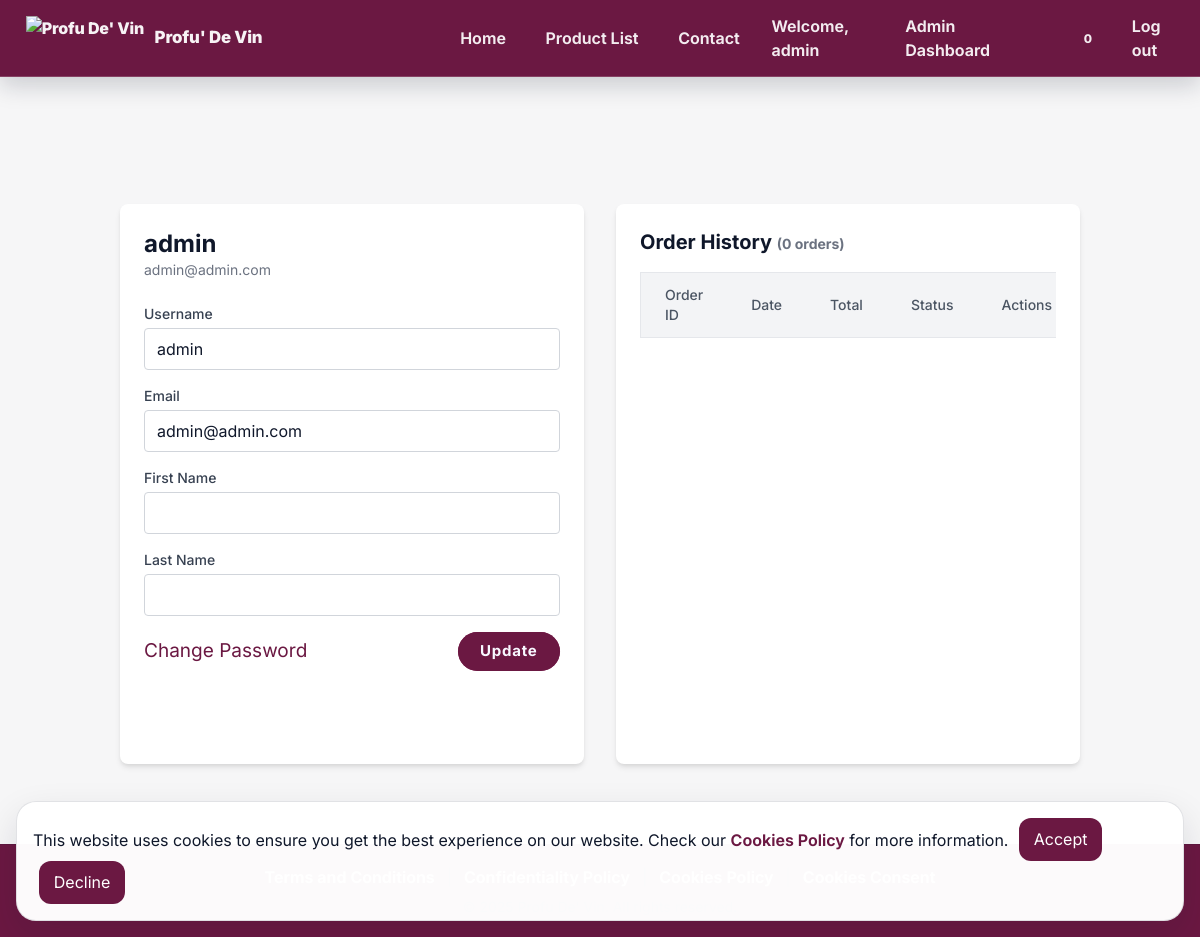
/profile (signed in), run on an earlier commit of the app's database.
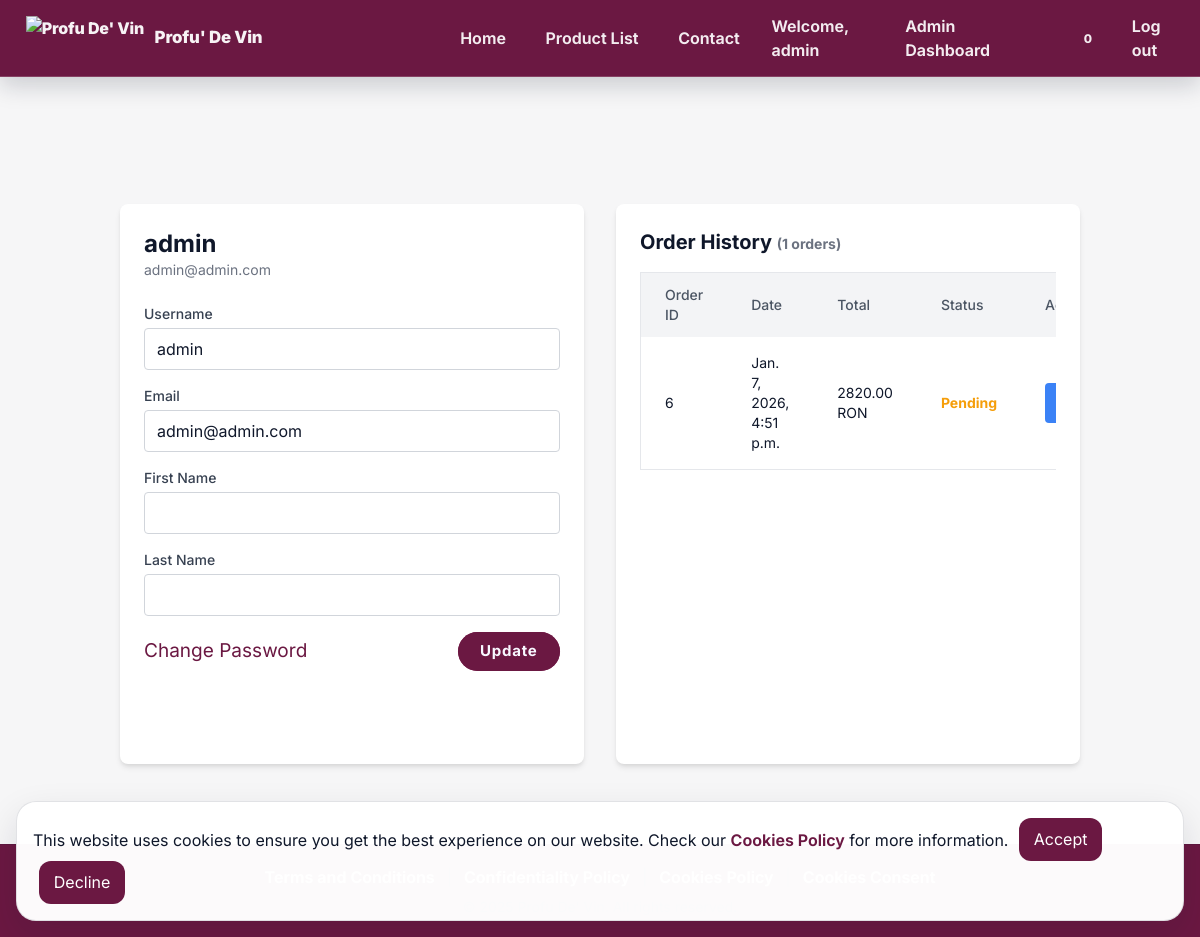
And on a later commit of the database.
### my_app/models.py (models this page shows, shortened)
class Order(models.Model):
    user = models.ForeignKey(User, on_delete=models.CASCADE)
    created_at = models.DateTimeField(default=timezone.now)
    first_name = models.CharField(max_length=30,default='')
    last_name = models.CharField(max_length=30,default='')
    email = models.EmailField(max_length=254, default='')
    phone_number = models.CharField(max_length=15, default='')
    address = models.CharField(max_length=255 , null=True)
    city = models.CharField(max_length=100, null=True)
    county = models.CharField(max_length=100, default='')
    postal_code = models.CharField(max_length=6, null=True)
    total_price = models.DecimalField(max_digits=10, decimal_places=2)
    status = models.CharField(max_length=20, default='Pending')
    wines = models.ManyToManyField(Wines, through='OrderItem', related_name='orders')
    spirits = models.ManyToManyField(Spirits, through='OrderItem', related_name='orders')

### my_app/views.py (the view)
# urls.py: path('profile', views.profile_view, name='profile_view'),
@login_required
def profile_view(request):
    user = request.user
    orders = Order.objects.filter(user=request.user).order_by('-created_at')
    storage = get_messages(request)
    profile_messages = [message for message in storage if 'profile-' in message.tags]
    has_usable_password = user.has_usable_password()
    return render(request, 'my_app/profile.html', {
        'user': user,
        'orders': orders,
        'profile_messages': profile_messages,
        'has_usable_password': has_usable_password
    })

### my_app/context_processors.py (called while the page is built)
def cart_item_count(request):
    if request.user.is_authenticated:
        cart_items = CartItem.objects.filter(cart__user=request.user)
        return {'cart_item_count': cart_items.count()}
    return {'cart_item_count': 0}

### templates/my_app/profile.html (shortened to what the changed rows need)
{% extends 'my_app/base.html' %}
{% block content %}
    <main class="container mx-auto px-4 sm:px-6 lg:px-8 py-10 marginpage">
        <div class="grid grid-cols-1 md:grid-cols-2 gap-8 mt-5">
            <div class="bg-white rounded-lg shadow-md p-6 fixed-height">
                <div class="flex items-center mb-6">
                    <div>
                        <h1 class="text-2xl font-bold">{{ user.username }}</h1>
                    </div>
                </div>
            </div>
            <div class="bg-white rounded-lg shadow-md p-6 fixed-height">
                <h2 class="text-xl font-bold mb-4">Order History <span class="text-sm text-gray-500"> ({{ orders|length }} orders)</span></h2>
                <div class="overflow-x-auto">
                    <table class="min-w-full bg-white border rounded-lg">
                        <thead class="bg-gray-100">
                            <tr>
                                <th class="px-6 py-3 text-left text-sm font-medium text-gray-600">Order ID</th>
                                <th class="px-6 py-3 text-left text-sm font-medium text-gray-600">Date</th>
                                <th class="px-6 py-3 text-left text-sm font-medium text-gray-600">Total</th>
                                <th class="px-6 py-3 text-left text-sm font-medium text-gray-600">Status</th>
                                <th class="px-6 py-3 text-left text-sm font-medium text-gray-600">Actions</th>
                            </tr>
                        </thead>
                        <tbody>
                            {% for order in orders %}
                            <tr class="hover:bg-gray-50">
                                <td class="px-6 py-4 text-sm">{{ order.id }}</td>
                                <td class="px-6 py-4 text-sm">{{ order.created_at }}</td>
                                <td class="px-6 py-4 text-sm">{{ order.total_price }} RON</td>
                                <td class="px-6 py-4 text-sm">
                                    {% if order.status == 'Pending' %}
                                        <span class="text-yellow-500 font-bold">Pending</span>
                                    {% elif order.status == 'Done' %}
                                        <span class="text-green-500 font-bold">Done</span>
                                    {% else %}
                                        <span class="text-gray-500 font-bold">{{ order.status }}</span>
                                    {% endif %}
                                </td>
                                <td class="px-6 py-4">
                                    <button onclick="openModal({{ order.id }})" class="bg-blue-500 text-white px-4 py-2 rounded hover:bg-blue-600">View</button>
                                </td>
                            </tr>
                            {% endfor %}
                        </tbody>
                    </table>
                </div>
            </div>
        </div>
    </main>
{% endblock %}

What changed in the data, as far as the page shows it:
added Order: id "6", created_at "Jan. 7, 2026, 4:51 p.m.", total_price "2820.00", status "Pending"
Also different on the page:
{{ orders|length }}: "0" → "1"
